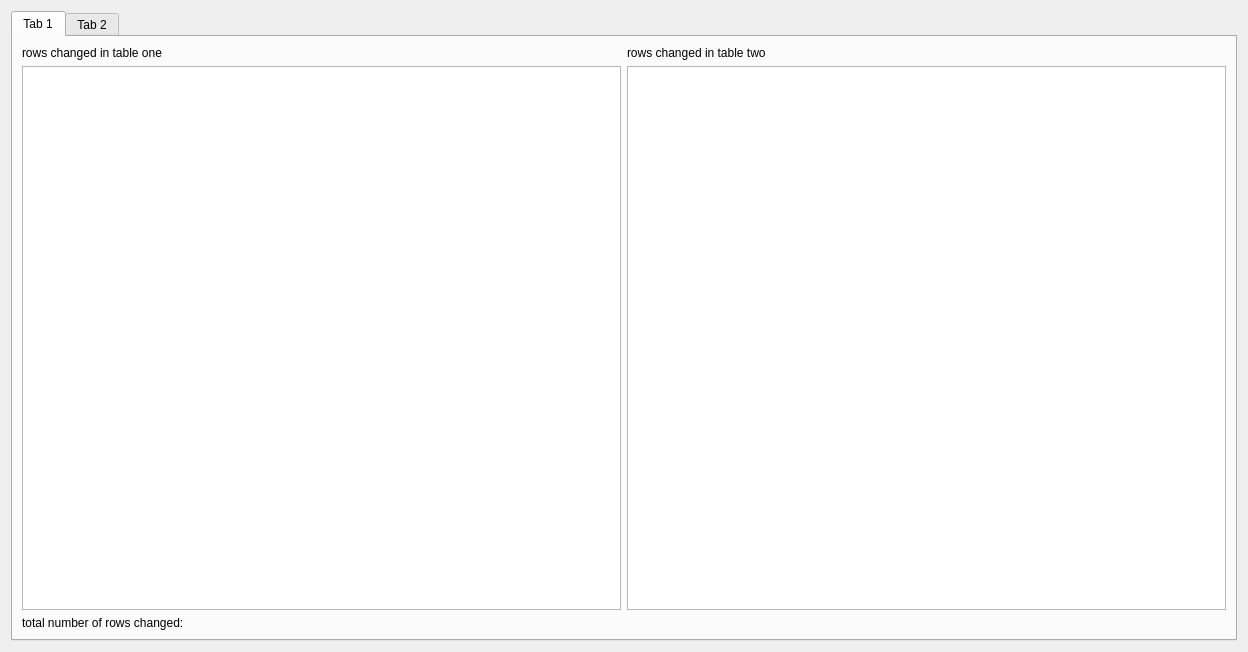
<?xml version="1.0" encoding="UTF-8"?>
<ui version="4.0">
 <class>Results</class>
 <widget class="QDialog" name="Results">
  <property name="geometry">
   <rect>
    <x>0</x>
    <y>0</y>
    <width>1248</width>
    <height>652</height>
   </rect>
  </property>
  <property name="windowTitle">
   <string>Dialog</string>
  </property>
  <layout class="QGridLayout" name="gridLayout">
   <item row="0" column="0">
    <widget class="QTabWidget" name="tabWidget">
     <property name="currentIndex">
      <number>0</number>
     </property>
     <widget class="QWidget" name="tab">
      <attribute name="title">
       <string>Tab 1</string>
      </attribute>
      <layout class="QGridLayout" name="gridLayout_3">
       <item row="3" column="0">
        <widget class="QTableView" name="tableView"/>
       </item>
       <item row="3" column="1">
        <widget class="QTableView" name="tableView_4"/>
       </item>
       <item row="0" column="1">
        <widget class="QLabel" name="label_8">
         <property name="text">
          <string>rows changed in table two</string>
         </property>
        </widget>
       </item>
       <item row="0" column="0">
        <widget class="QLabel" name="label">
         <property name="text">
          <string>rows changed in table one</string>
         </property>
        </widget>
       </item>
       <item row="4" column="0">
        <widget class="QLabel" name="label_3">
         <property name="text">
          <string>total number of rows changed:</string>
         </property>
        </widget>
       </item>
      </layout>
     </widget>
     <widget class="QWidget" name="tab_2">
      <attribute name="title">
       <string>Tab 2</string>
      </attribute>
      <layout class="QGridLayout" name="gridLayout_2">
       <item row="0" column="1">
        <widget class="QLabel" name="label_2">
         <property name="text">
          <string>extra rows in table one</string>
         </property>
        </widget>
       </item>
       <item row="6" column="2">
        <widget class="QDialogButtonBox" name="buttonBox">
         <property name="orientation">
          <enum>Qt::Horizontal</enum>
         </property>
         <property name="standardButtons">
          <set>QDialogButtonBox::Cancel|QDialogButtonBox::Ok</set>
         </property>
        </widget>
       </item>
       <item row="0" column="2">
        <widget class="QLabel" name="label_7">
         <property name="text">
          <string>extra rows in table two</string>
         </property>
        </widget>
       </item>
       <item row="5" column="2">
        <spacer name="horizontalSpacer">
         <property name="orientation">
          <enum>Qt::Horizontal</enum>
         </property>
         <property name="sizeHint" stdset="0">
          <size>
           <width>40</width>
           <height>20</height>
          </size>
         </property>
        </spacer>
       </item>
       <item row="6" column="1">
        <widget class="QLabel" name="label_4">
         <property name="text">
          <string>total number of extra rows:</string>
         </property>
        </widget>
       </item>
       <item row="3" column="2">
        <widget class="QLabel" name="label_6">
         <property name="text">
          <string>No. of extra rows in table2:</string>
         </property>
        </widget>
       </item>
       <item row="3" column="1">
        <widget class="QLabel" name="label_5">
         <property name="text">
          <string>No. of extra rows in table1:</string>
         </property>
        </widget>
       </item>
       <item row="1" column="2">
        <widget class="QTableView" name="tableView_3"/>
       </item>
       <item row="1" column="1">
        <widget class="QTableView" name="tableView_2"/>
       </item>
      </layout>
     </widget>
    </widget>
   </item>
  </layout>
 </widget>
 <resources/>
 <connections>
  <connection>
   <sender>buttonBox</sender>
   <signal>accepted()</signal>
   <receiver>Results</receiver>
   <slot>accept()</slot>
   <hints>
    <hint type="sourcelabel">
     <x>248</x>
     <y>254</y>
    </hint>
    <hint type="destinationlabel">
     <x>157</x>
     <y>274</y>
    </hint>
   </hints>
  </connection>
  <connection>
   <sender>buttonBox</sender>
   <signal>rejected()</signal>
   <receiver>Results</receiver>
   <slot>reject()</slot>
   <hints>
    <hint type="sourcelabel">
     <x>316</x>
     <y>260</y>
    </hint>
    <hint type="destinationlabel">
     <x>286</x>
     <y>274</y>
    </hint>
   </hints>
  </connection>
 </connections>
</ui>
